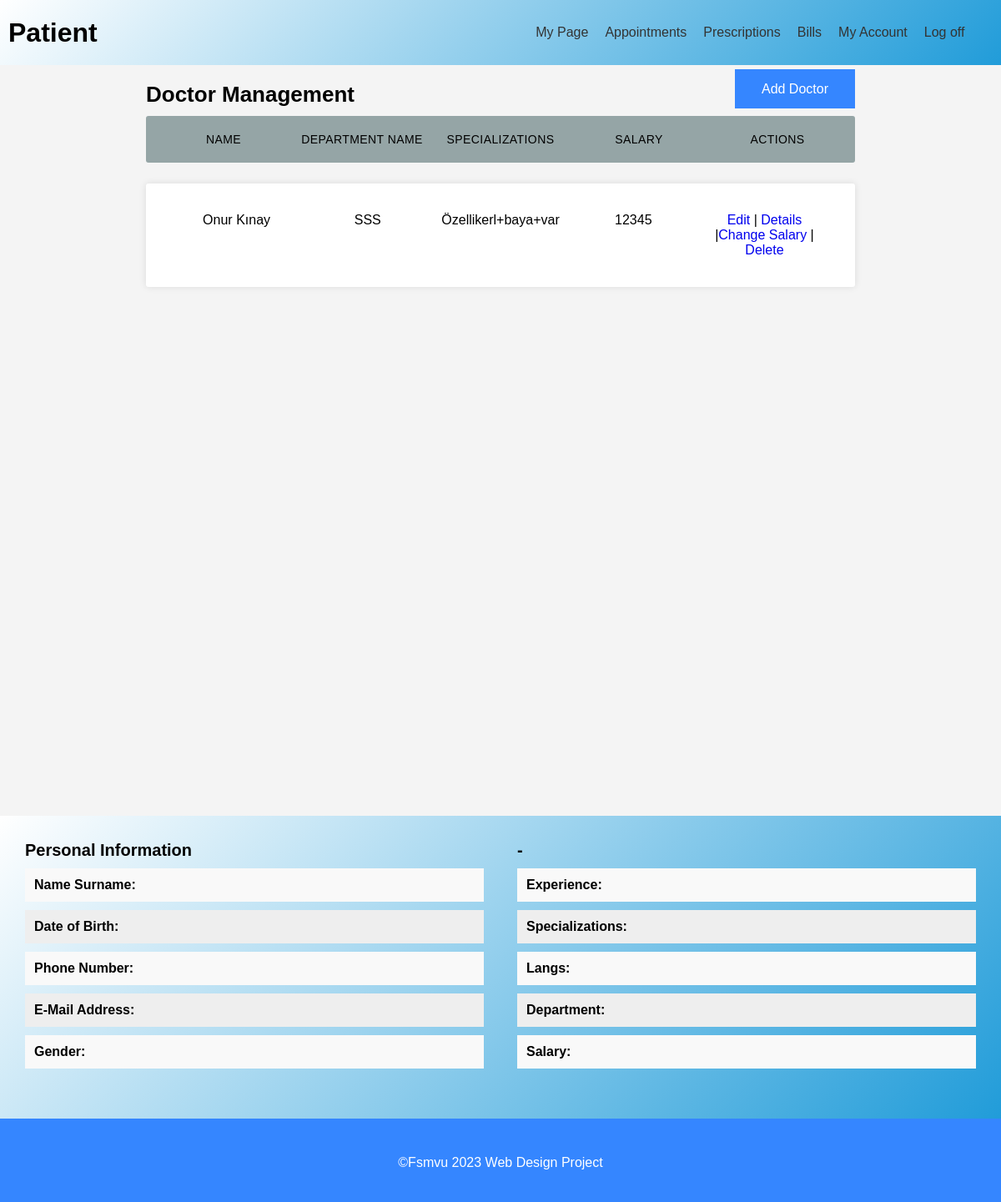
/Doctors/, run on an earlier commit of the app's database.
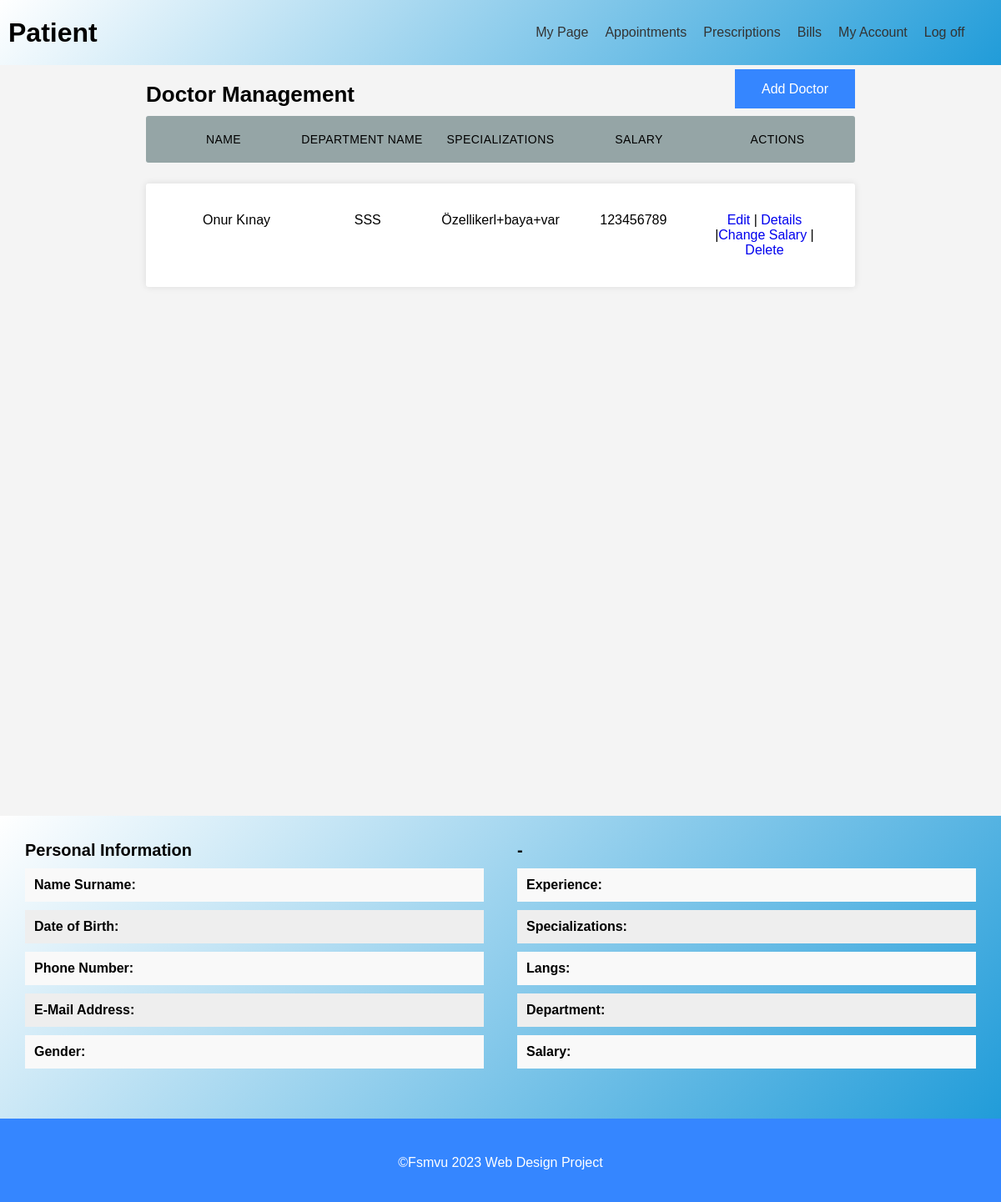
And on a later commit of the database.
### doctor/models.py (models this page shows, shortened)
class Doctor(models.Model):
    ID = models.BigAutoField(primary_key=True)
    User = models.ForeignKey(settings.AUTH_USER_MODEL,on_delete=models.CASCADE,blank=True, null=True)
    DateOfBirth = models.DateField()
    Gender = models.CharField(max_length=1, choices=GENDER_CHOICES)
    Phone = models.CharField(max_length=11)
    Salary = models.IntegerField()
    Specializations = models.CharField(max_length=300)
    Experience = models.TextField()
    Languages = models.CharField(max_length=300)
    Department = models.ForeignKey(Department, on_delete=models.SET_DEFAULT,default=1)
    class Meta:
        db_table = "doctor"

### department/models.py (models this page shows, shortened)
class Department(models.Model):
    ID = models.BigAutoField(primary_key=True)
    Name = models.CharField(max_length=100)
    PriceUnit =  models.IntegerField()
    class Meta:
        db_table = "department"

### doctor/views.py (the view)
# urls.py: path('',views.home,name=""),
def home(request):
    context ={}
    context["dataset"] = Doctor.objects.all()
    return render(request, "doctor/home.html", context)

### doctor/templates/doctor/home.html (shortened to what this page needs)
{% extends 'management_base.html' %}
{% load static %}
{% block content %}
  <section id="doktor-yonetimi">
    <div class="container">
      <h2 style="display:inline">Doctor Management</h2>
      <div class="addButton">
        <a class="addButtonInside" href="/Doctors/Create">Add Doctor</a>
      </div>
      <div class="bosluk"></div>
      {% if dataset.count == 0 %}
        <p>No record</p>
      {% else %}
        <ul class="responsive-table">
          <li class="table-header">
            <div class="col col-1">Name</div>
            <div class="col col-2">Department Name</div>
            <div class="col col-3">Specializations</div>
            <div class="col col-3">Salary</div>
            <div class="col col-4">Actions</div>
          </li>
          {% for data in dataset %}
            <li class="table-row">
              <div class="col col-1 nameSurname" data-label="Job Id">{{ data.User.first_name }} {{ data.User.last_name }}</div>
              <div class="col col-2" data-label="Doctor Name">{{ data.Department.Name }}</div>
              <div class="col col-3">{{ data.Specializations }}</div>
              <div class="col col-3">{{ data.Salary }}</div>
              <div class="col col-4" data-label="Operation">
                <a href="/Doctors/Edit/{{ data.ID }}">Edit</a> |
                <a class="getDetails" href="/Doctors/Details/{{ data.ID }}/">Details</a>
                |<a class="changeSalary" href="/Doctors/ChangeSalary/{{ data.ID }}/">Change Salary</a>
                | <a class="delete" href="/Doctors/Delete/{{ data.ID }}/">Delete</a>
              </div>
            </li>
          {% endfor %}
        </ul>
      {% endif %}
    </div>
  </section>
  <div id="ex1" class="modal" style="max-width:initial">
    <section id="ozel-sayfa" style="padding:0;margin-bottom:0">
      <div class="container" style="max-width:initial">
        <div class="kisisel-bilgiler">
          <h3>Personal Information</h3>
          <ul>
            <li class="docNameSurname">
              <span>Name Surname:</span>
            </li>
            <li class="docDoB">
              <span>Date of Birth:</span>
            </li>
            <li class="docNumber">
              <span>Phone Number:</span>
            </li>
            <li class="docEmail">
              <span>E-Mail Address:</span>
            </li>
            <li class="docGender">
              <span>Gender:</span>
            </li>
          </ul>
        </div>
        <div class="hesap-bilgileri">
          <h3>-</h3>
          <ul>
            <li class="docExperience">
              <span>Experience:</span>
            </li>
            <li class="docSpecializations">
              <span>Specializations:</span>
            </li>
            <li class="docLangs">
              <span>Langs:</span>
            </li>
            <li class="docDept">
              <span>Department:</span>
            </li>
            <li class="docSalary">
              <span>Salary:</span>
            </li>
          </ul>
        </div>
      </div>
    </section>
  </div>
{% endblock %}

What changed in the data, as far as the page shows it:
changed Doctor "Özellikerl+baya+var": Salary "12345" → "123456789"
